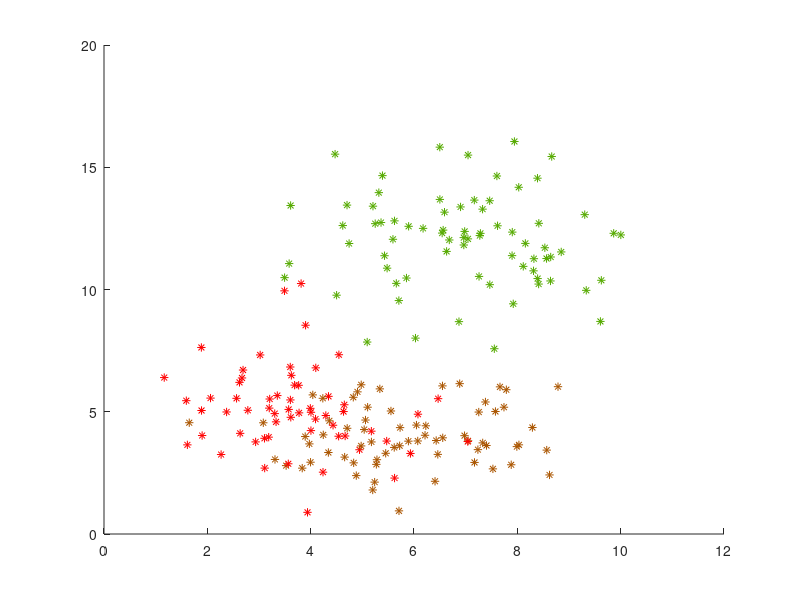
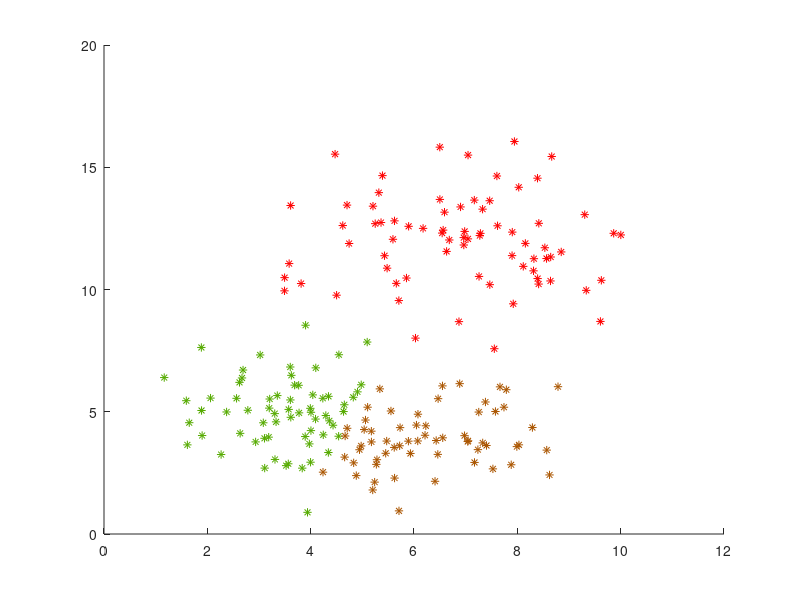

The MATLAB source for these figures, in order:
% EM method to solve a mixed (2D) Gaussian problem.
close all;

global M K
M = 200;
K = 3;

% ThetaProb = zeros(1,K+1);
% ThetaProb(1) = 0; ThetaProb(end)=1;
% ThetaProb(2:end-1) = sort(rand(1,K-1));
ThetaProb = linspace(0, 1, 4);

Mu = rand(K,2)*12;
Sigma = rand(K,2)*5;

x = zeros(100,2);

figure; hold on;

for i = 1:M
    rnd = rand;
    for j = 1:K
        if rnd>=ThetaProb(j) && rnd<ThetaProb(j+1)
            x(i,1) = normrnd(Mu(j,1), sqrt(Sigma(j,1)));
            x(i,2) = normrnd(Mu(j,2), sqrt(Sigma(j,2)));
            plot(x(i,1), x(i,2), '*', ...
                'MarkerFaceColor', [0+1/K*j, 1-1/K*j, 0], ...
                'MarkerEdgeColor', [0+1/K*j, 1-1/K*j, 0]);
            break;
        end
    end
end


% Target: maximize the likelihood function given x.
% Latent variable: Random variable category of each x(i,:).

% w(i,j): possibility that x(i,:) follows the j-th distribution.
w = zeros(M, K);
w_next = ones(M, K)/K;

% Note: start out as random numbers so they get different numbers.
Mu_est = rand(K,2);
Sigma_est = rand(K,2);
Phi_est = rand(K,1);
Phi_est = Phi_est/K;

Optimality = 1E-3;

cnt = 0;
while cnt<100
    % E-step
    for i=1:M
        for j=1:K
            w_next(i,j) = normpdf(x(i,1), Mu_est(j,1), sqrt(Sigma_est(j,1)))* ...
                normpdf(x(i,2), Mu_est(j,2), sqrt(Sigma_est(j,2)));
        end
        w_next(i,:) = w_next(i,:)/sum(w_next(i,:));
    end
    
    if sum(sum((w-w_next).^2))<Optimality
        break;
    end
    w = w_next;
    
    % M-step
    for j = 1:K
        Phi_est(j) = sum(w(:,j))/M;
        Mu_est(j,1) = x(:,1)'*w(:,j)/sum(w(:,j));
        Mu_est(j,2) = x(:,2)'*w(:,j)/sum(w(:,j));
        Sigma_est(j,1) = sum(w(:,j)'.*(x(:,1)'-Mu_est(j,1)').*(x(:,1)'-Mu_est(j,1)'))/sum(w(:,j));
        Sigma_est(j,2) = sum(w(:,j)'.*(x(:,2)'-Mu_est(j,2)').*(x(:,2)'-Mu_est(j,2)'))/sum(w(:,j));
    end
    
    cnt = cnt+1;
end

figure; hold on;
for i = 1:M
    [m, j] = max(w(i,:));
    plot(x(i,1), x(i,2), '*', ...
            'MarkerFaceColor', [0+1/K*j, 1-1/K*j, 0], ...
            'MarkerEdgeColor', [0+1/K*j, 1-1/K*j, 0]);
end

disp(Mu);
disp(Sigma);
disp(ThetaProb);
disp(Mu_est);
disp(Sigma_est);
disp(Phi_est);